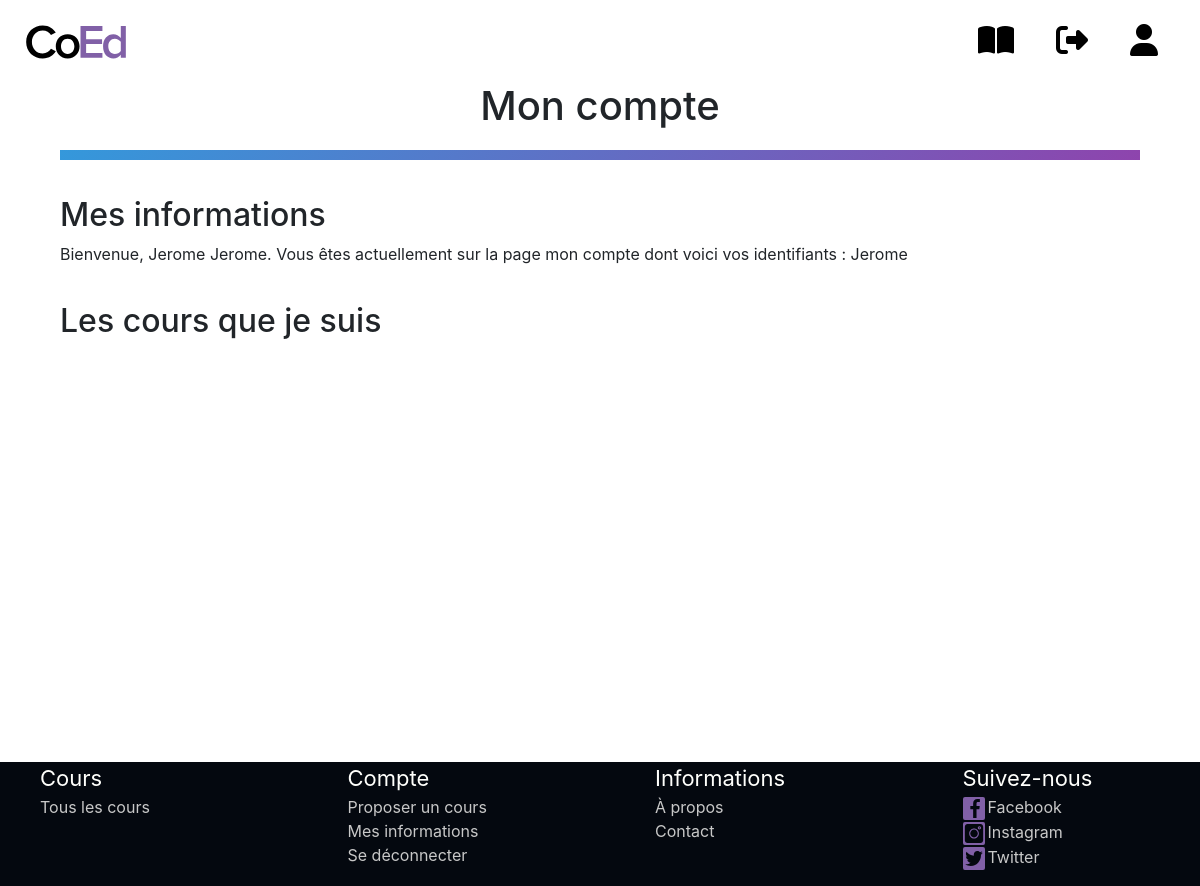
The app's page /index.php?page=login (signed in), older data.
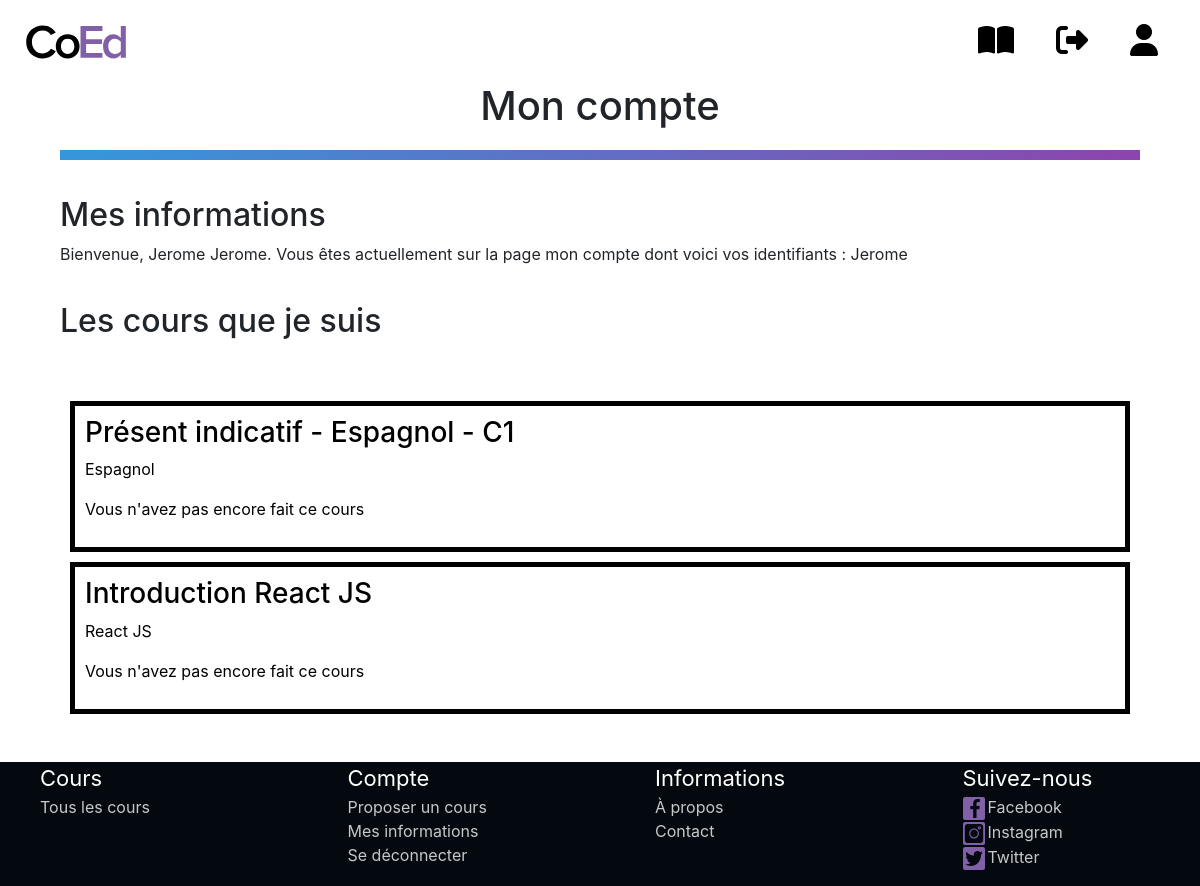
The same page, newer data.
### tables this page shows
CREATE TABLE `usercourses` (
  `idusercourses` int(255) NOT NULL,
  `score` int(11) DEFAULT NULL,
  `username` varchar(100) NOT NULL,
  `courseid` int(255) NOT NULL
);

CREATE TABLE `courses` (
  `courseid` int(255) NOT NULL,
  `subject` varchar(100) NOT NULL,
  `title` varchar(1000) NOT NULL,
  `content` varchar(2000) NOT NULL,
  `url` varchar(2000) NOT NULL,
  `valide` varchar(10) DEFAULT NULL
);

### controller/courseController.php (called while the page is built, shortened)
<?php
include_once './models/Bdd.php';
function getCourseById($id){
    $Bdd = new Bdd();
    $course = $Bdd->getCourseById($id);
    return $course;
}
function getAllIdAccountCourses(){
    $Bdd = new Bdd();
    $idcourses = $Bdd->getAccountIdCourses($_SESSION['username']);
    return $idcourses;
}

### models/Bdd.php (called while the page is built, shortened)
<?php
class Bdd
{
    private $connexion;
    public function __construct()
    {
        try {
            $this->connexion = new PDO('mysql:host=localhost;dbname=webpjt;charset=utf8', 'root', 'root');
        } catch (PDOException $Exception) {
            echo "Erreur de connexion à la base de donnée";
            exit;
        }
    }
    public function getAccountIdCourses($username)
    {
        $sql = 'SELECT * FROM usercourses WHERE username = :username';
        $var = $this->connexion->prepare($sql);
        $var->execute([":username" => $username]);
        $idcourses = $var->fetchAll(PDO::FETCH_ASSOC);
        return $idcourses;
    }
    public function getCourseById($id)
    {
        $sql = 'SELECT * FROM courses where courseid = :id';
        $var = $this->connexion->prepare($sql);
        $var->execute([":id" => $id]);
        $course = $var->fetch(PDO::FETCH_ASSOC);
        return $course;
    }
}

### views/myaccount.php (the view, shortened to what this page needs)
<!DOCTYPE html>
<html lang="en">
<head>
    <link rel="stylesheet" href="./styles/stylemyaccount.css">
</head>
<body>
    <div class="tous">
        <h1>Mon compte</h1>
        <div class="separation"></div>
        <div class="myinfo">
            <h2>Mes informations</h2>
            <p>Bienvenue, <?php echo $_SESSION['firstname'] ?> <?php echo $_SESSION['lastname'] ?>. Vous êtes actuellement sur la page mon compte dont voici vos identifiants : <?php echo $_SESSION['username'] ?></p>
        </div>
        <div class="mycourses">
            <h2>Les cours que je suis</h2>
            <?php
            include_once './controller/courseController.php';
            $idcourses = getAllIdAccountCourses();
            echo "<div class=\"allcourses\">";
            foreach ($idcourses as $idcourse) {
                $course = getCourseById($idcourse['courseid']);
                if ($course['valide'] == "oui") {
                    echo "<a href=\"index.php?page=coursdisplay&id=" . $course['courseid'] . "\">
                <div class=\"course\">
                    <h3>" . $course['title'] . "</h3>
                    <p>" . $course['subject'] . "</p>";
                    if ($idcourse['score'] == null) {
                        echo "<p>Vous n'avez pas encore fait ce cours</p>";
                    } else {
                        echo "<p>Score : " . $idcourse['score'] . "/100</p>";
                    }
                    echo "</div>
            </a>";
                }
            }
            echo "</div>";
            ?>
        </div>
    </div>
</body>
</html>

Row changes from the older to the newer data that the page shows:
added usercourses: courseid.title "Présent indicatif - Espagnol - C1", courseid.subject "Espagnol", shows "Vous n'avez pas encore fait ce cours"
added usercourses: courseid.title "Introduction React JS", courseid.subject "React JS", shows "Vous n'avez pas encore fait ce cours"
